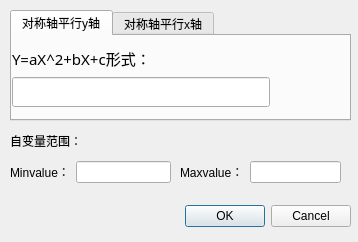
<?xml version="1.0" encoding="UTF-8"?>
<ui version="4.0">
 <class>paowindows</class>
 <widget class="QDialog" name="paowindows">
  <property name="geometry">
   <rect>
    <x>0</x>
    <y>0</y>
    <width>358</width>
    <height>242</height>
   </rect>
  </property>
  <property name="windowTitle">
   <string>Dialog</string>
  </property>
  <widget class="QDialogButtonBox" name="buttonBox">
   <property name="geometry">
    <rect>
     <x>10</x>
     <y>200</y>
     <width>341</width>
     <height>32</height>
    </rect>
   </property>
   <property name="orientation">
    <enum>Qt::Horizontal</enum>
   </property>
   <property name="standardButtons">
    <set>QDialogButtonBox::Cancel|QDialogButtonBox::Ok</set>
   </property>
  </widget>
  <widget class="QTabWidget" name="tabWidget">
   <property name="geometry">
    <rect>
     <x>10</x>
     <y>10</y>
     <width>341</width>
     <height>111</height>
    </rect>
   </property>
   <property name="currentIndex">
    <number>0</number>
   </property>
   <widget class="QWidget" name="widget">
    <attribute name="title">
     <string>对称轴平行y轴</string>
    </attribute>
    <widget class="QWidget" name="layoutWidget">
     <property name="geometry">
      <rect>
       <x>0</x>
       <y>10</y>
       <width>258</width>
       <height>61</height>
      </rect>
     </property>
     <layout class="QVBoxLayout" name="verticalLayout">
      <item>
       <widget class="QLabel" name="label">
        <property name="font">
         <font>
          <family>微软雅黑</family>
          <pointsize>11</pointsize>
         </font>
        </property>
        <property name="text">
         <string>Y=aX^2+bX+c形式：</string>
        </property>
       </widget>
      </item>
      <item>
       <widget class="QLineEdit" name="lineEdit">
        <property name="minimumSize">
         <size>
          <width>0</width>
          <height>30</height>
         </size>
        </property>
        <property name="text">
         <string/>
        </property>
       </widget>
      </item>
     </layout>
    </widget>
   </widget>
   <widget class="QWidget" name="tab_2">
    <attribute name="title">
     <string>对称轴平行x轴</string>
    </attribute>
    <widget class="QWidget" name="layoutWidget">
     <property name="geometry">
      <rect>
       <x>0</x>
       <y>20</y>
       <width>258</width>
       <height>61</height>
      </rect>
     </property>
     <layout class="QVBoxLayout" name="verticalLayout_2">
      <item>
       <widget class="QLabel" name="label_2">
        <property name="font">
         <font>
          <family>微软雅黑</family>
          <pointsize>11</pointsize>
         </font>
        </property>
        <property name="text">
         <string>X=aY^2+bY+c形式：</string>
        </property>
       </widget>
      </item>
      <item>
       <widget class="QLineEdit" name="lineEdit_2">
        <property name="minimumSize">
         <size>
          <width>0</width>
          <height>30</height>
         </size>
        </property>
        <property name="text">
         <string/>
        </property>
       </widget>
      </item>
     </layout>
    </widget>
   </widget>
  </widget>
  <widget class="QLabel" name="label_3">
   <property name="geometry">
    <rect>
     <x>10</x>
     <y>130</y>
     <width>101</width>
     <height>21</height>
    </rect>
   </property>
   <property name="text">
    <string>自变量范围：</string>
   </property>
  </widget>
  <widget class="QWidget" name="layoutWidget_2">
   <property name="geometry">
    <rect>
     <x>180</x>
     <y>160</y>
     <width>161</width>
     <height>24</height>
    </rect>
   </property>
   <layout class="QHBoxLayout" name="horizontalLayout_2">
    <item>
     <widget class="QLabel" name="label_5">
      <property name="text">
       <string>Maxvalue：</string>
      </property>
     </widget>
    </item>
    <item>
     <widget class="QLineEdit" name="lineEdit_4"/>
    </item>
   </layout>
  </widget>
  <widget class="QWidget" name="">
   <property name="geometry">
    <rect>
     <x>10</x>
     <y>160</y>
     <width>161</width>
     <height>24</height>
    </rect>
   </property>
   <layout class="QHBoxLayout" name="horizontalLayout">
    <item>
     <widget class="QLabel" name="label_4">
      <property name="text">
       <string>Minvalue：</string>
      </property>
     </widget>
    </item>
    <item>
     <widget class="QLineEdit" name="lineEdit_3"/>
    </item>
   </layout>
  </widget>
 </widget>
 <resources/>
 <connections>
  <connection>
   <sender>buttonBox</sender>
   <signal>accepted()</signal>
   <receiver>paowindows</receiver>
   <slot>accept()</slot>
   <hints>
    <hint type="sourcelabel">
     <x>248</x>
     <y>254</y>
    </hint>
    <hint type="destinationlabel">
     <x>157</x>
     <y>274</y>
    </hint>
   </hints>
  </connection>
  <connection>
   <sender>buttonBox</sender>
   <signal>rejected()</signal>
   <receiver>paowindows</receiver>
   <slot>reject()</slot>
   <hints>
    <hint type="sourcelabel">
     <x>316</x>
     <y>260</y>
    </hint>
    <hint type="destinationlabel">
     <x>286</x>
     <y>274</y>
    </hint>
   </hints>
  </connection>
 </connections>
</ui>
